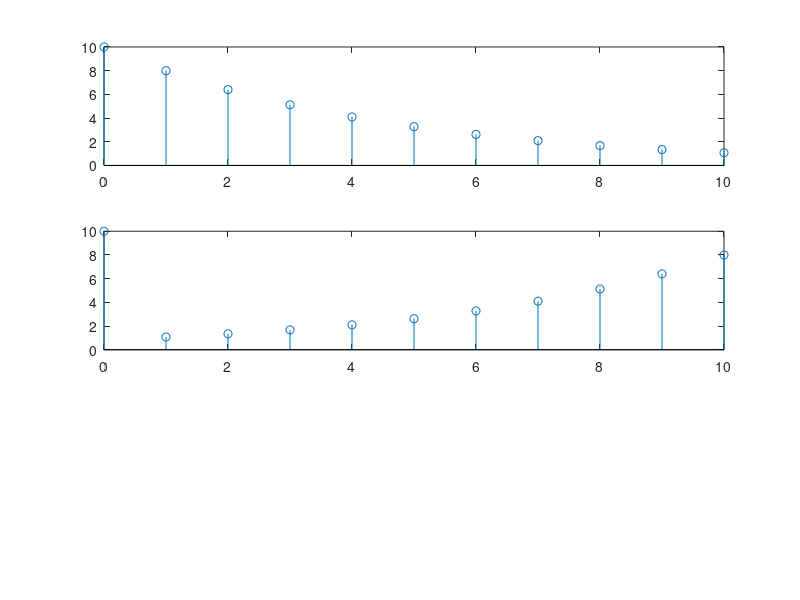

Write the MATLAB code that produced this figure. (Note: this script raises an error after producing the figure.)
clear;clc;close all

n = [0:1:10]; x = 10*(0.8).^n;

subplot(3,1,1); stem(n,x);

y = x(mod(-n,11)+1);

subplot(3,1,2); stem(n,y);

X = dft(x,11); Y = dft(y,11);

subplot(2,2,1); stem(n,real(X));
subplot(2,2,2); stem(n,imag(X));
subplot(2,2,3); stem(n,real(Y));
subplot(2,2,4); stem(n,imag(Y));
